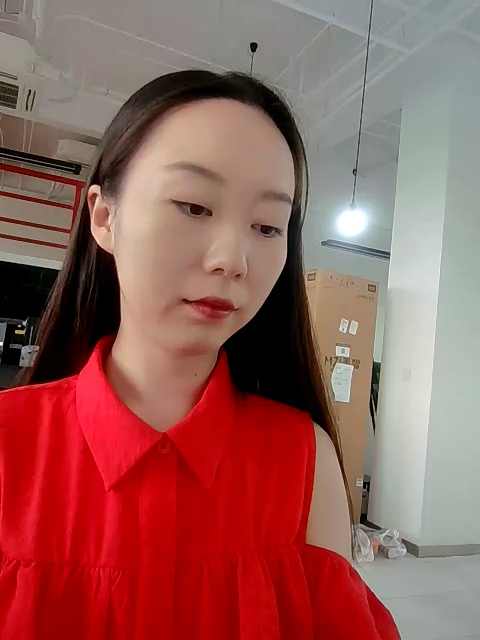
#> input picture data/faces/sample_real_T1.jpg, 480 x 640 px; its folder holds only this picture in this run
$ python -i feature_extraction.py   (imports and definitions only)   (older library calls are emulated)
#> lines starting #> are read from the running program, lines starting #| are printed output that depends on the picture; after the words box and inside, x2 and y2 are one past the last pixel; in counts of white or black regions, pixels touching at a corner belong together
"""Student 1 - Biometric Feature Extraction Techniques.

Handcrafted vs deep feature extraction for fingerprint and face:
  - Gabor filter enhancement (fingerprint)
  - Minutiae detection via binarize -> thin -> crossing number (fingerprint)
  - Local Binary Pattern histogram (fingerprint / face)
  - SIFT keypoints (fingerprint / face)
  - FaceNet 512-D deep embedding (face)

Each function returns numpy arrays / dicts that the Streamlit tab visualises.
"""

from __future__ import annotations

import cv2
import numpy as np
from PIL import Image
from skimage.feature import local_binary_pattern
from skimage.morphology import thin


# ---------------------------------------------------------------------------
# Fingerprint: Gabor enhancement
# ---------------------------------------------------------------------------

def gabor_enhance(gray: np.ndarray,
                  orientations: int = 8,
                  kernel_size: int = 21,
                  sigma: float = 4.0,
                  lamda: float = 10.0) -> tuple[np.ndarray, list[np.ndarray]]:
    """Apply a bank of Gabor filters across `orientations` and combine.

    Returns (enhanced_image, list_of_per_orientation_responses).
    """
    gray = gray.astype(np.float32)
    responses = []
    accum = np.zeros_like(gray)
    for i in range(orientations):
        theta = i * np.pi / orientations
        kernel = cv2.getGaborKernel(
            (kernel_size, kernel_size), sigma, theta, lamda, gamma=0.5,
            psi=0, ktype=cv2.CV_32F)
        resp = cv2.filter2D(gray, cv2.CV_32F, kernel)
        responses.append(resp)
        accum = np.maximum(accum, np.abs(resp))
    enhanced = cv2.normalize(accum, None, 0, 255, cv2.NORM_MINMAX).astype(np.uint8)
    return enhanced, responses


# ---------------------------------------------------------------------------
# Fingerprint: minutiae detection (crossing-number algorithm)
# ---------------------------------------------------------------------------

def extract_minutiae(gray: np.ndarray,
                     block_size: int = 16) -> tuple[list[dict], np.ndarray, np.ndarray]:
    """Detect ridge endings and bifurcations.

    Pipeline: Gabor enhance -> adaptive threshold -> skeletonise -> crossing
    number (CN) on a 3x3 neighbourhood.

    Returns (minutiae_list, skeleton, binary).
    Each minutia: {"type": "ending"|"bifurcation", "x": int, "y": int}.
    """
    enhanced, _ = gabor_enhance(gray)
    # adaptive threshold -> binary ridge image (ridges = 1)
    bin_img = cv2.adaptiveThreshold(
        enhanced, 1, cv2.ADAPTIVE_THRESH_MEAN_C, cv2.THRESH_BINARY_INV,
        block_size * 2 + 1, 2)
    skel = thin(bin_img > 0).astype(np.uint8)

    # crossing number: count 0->1 transitions in the ordered neighbour ring
    pad = np.pad(skel, 1, mode="constant", constant_values=0)
    minutiae: list[dict] = []
    h, w = skel.shape
    for y in range(h):
        for x in range(w):
            if skel[y, x] == 0:
                continue
            p = pad[y:y + 3, x:x + 3]
            # ordered neighbour ring clockwise from top-left
            ring = [p[0, 0], p[0, 1], p[0, 2],
                    p[1, 2], p[2, 2], p[2, 1],
                    p[2, 0], p[1, 0]]
            transitions = sum(1 for i in range(8) if ring[i] == 0 and ring[(i + 1) % 8] == 1)
            if transitions == 1:
                minutiae.append({"type": "ending", "x": int(x), "y": int(y)})
            elif transitions == 3:
                minutiae.append({"type": "bifurcation", "x": int(x), "y": int(y)})
    return minutiae, skel, bin_img


# [44 lines left out: functions draw_minutiae, lbp_histogram, sift_keypoints, face_deep_embedding, not called in this run]


# ---------------------------------------------------------------------------
# Comparison table (handcrafted vs deep)
# ---------------------------------------------------------------------------

import pandas as pd

# [19 lines left out: function feature_comparison_table, not called in this run]

>>> import cv2
>>> picture = cv2.imread('../data/faces/sample_real_T1.jpg', cv2.IMREAD_GRAYSCALE)
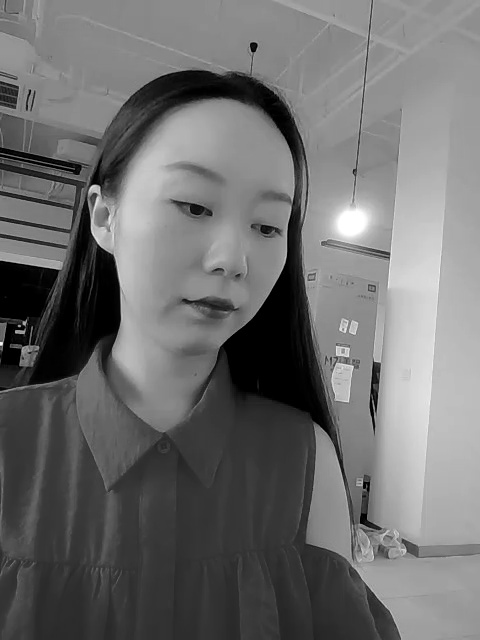
#> picture: shape (640, 480); min 0, max 255, mean 109.8
>>> result = extract_minutiae(picture)
#> the loop in gabor_enhance, `for i in range(orientations):` made 8 passes
#> pass 1, in gabor_enhance, `resp = cv2.filter2D(gray, cv2.CV_32F, kernel)`:
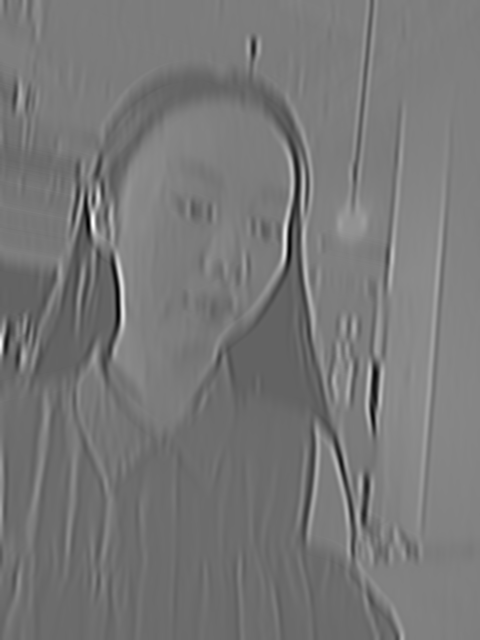
#> resp: shape (640, 480) float32; min -3475.2, max 5428.8, mean 699.4; drawn with min black and max white
#> pass 1, in gabor_enhance, `accum = np.maximum(accum, np.abs(resp))`:
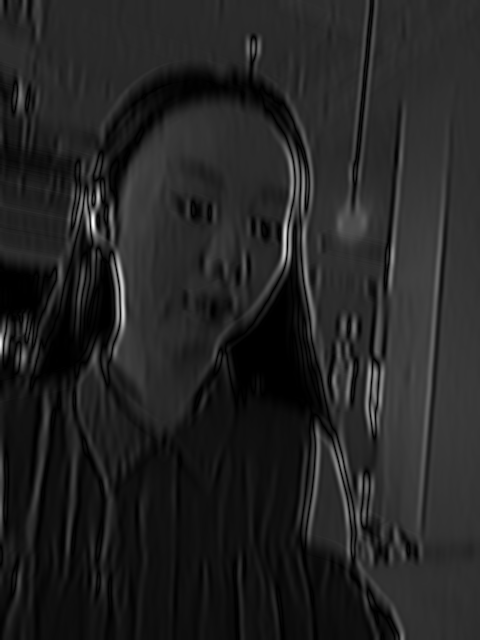
#> accum: shape (640, 480) float32; min 0, max 5428.8, mean 759; drawn with min black and max white
#> after the loop in gabor_enhance, `for i in range(orientations):`:
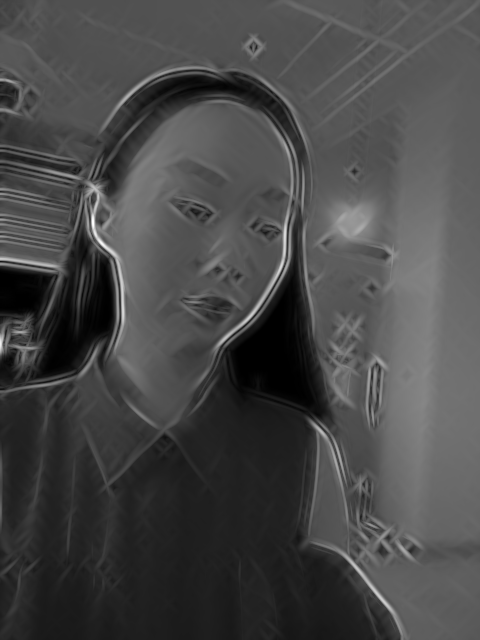
#> accum: shape (640, 480) float32; min 1.14e-13, max 5428.8, mean 1536.3; drawn with min black and max white
#> after the loop in gabor_enhance, `for i in range(orientations):`: responses = 8 items
#> in extract_minutiae, `bin_img = cv2.adaptiveThreshold( enhanced, 1, cv2.ADAPTIVE_THRESH_MEAN..`:
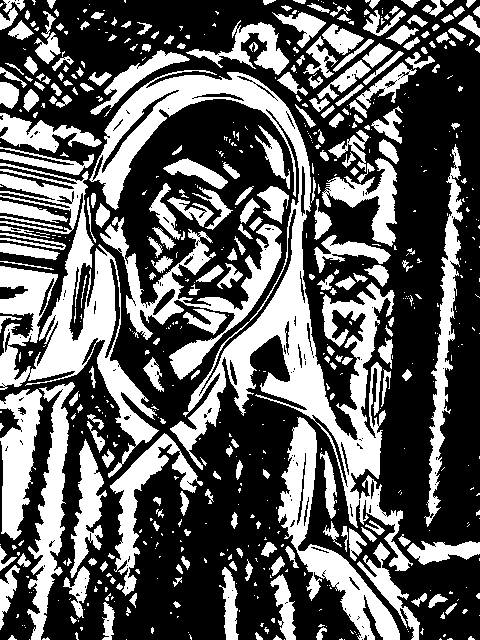
#> bin_img: shape (640, 480); values 0 (black) and 1 (white), 37.4% white; 615 white regions (370 under 20 px), largest, box (x1, y1, x2, y2) and area: (89, 70, 413, 571) 25606, (0, 163, 159, 478) 14039, (278, 417, 400, 640) 6480
#> in extract_minutiae, `skel = thin(bin_img > 0).astype(np.uint8)`:
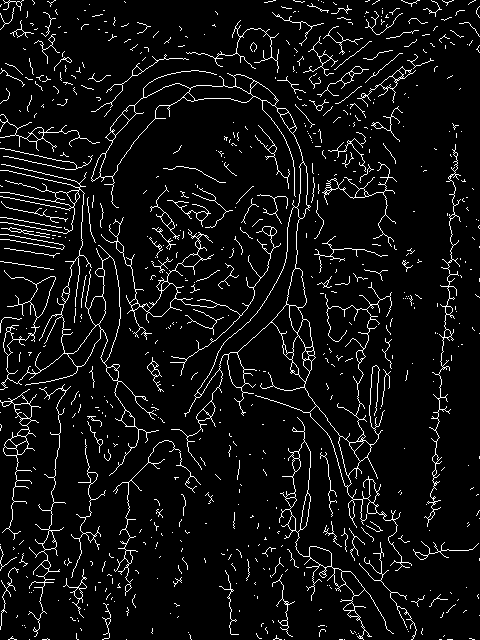
#> skel: shape (640, 480); values 0 (black) and 1 (white), 6.3% white in thin lines or dots
#> in extract_minutiae, `pad = np.pad(skel, 1, mode="constant", constant_values=0)`:
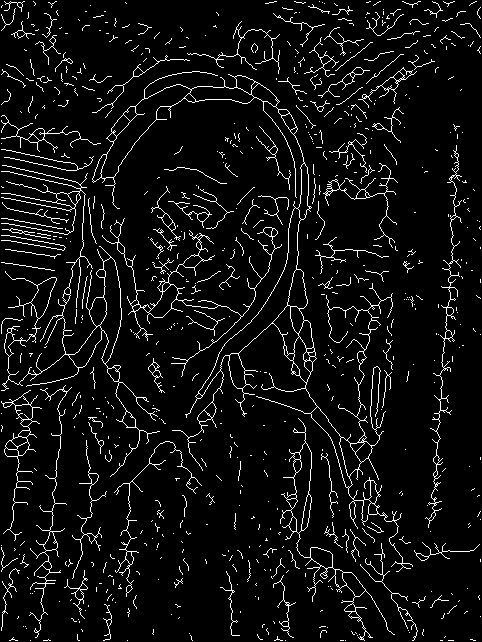
#> pad: shape (642, 482); values 0 (black) and 1 (white), 6.2% white in thin lines or dots
#> after the loop in extract_minutiae, `for y in range(h):`: minutiae = 2896 items
